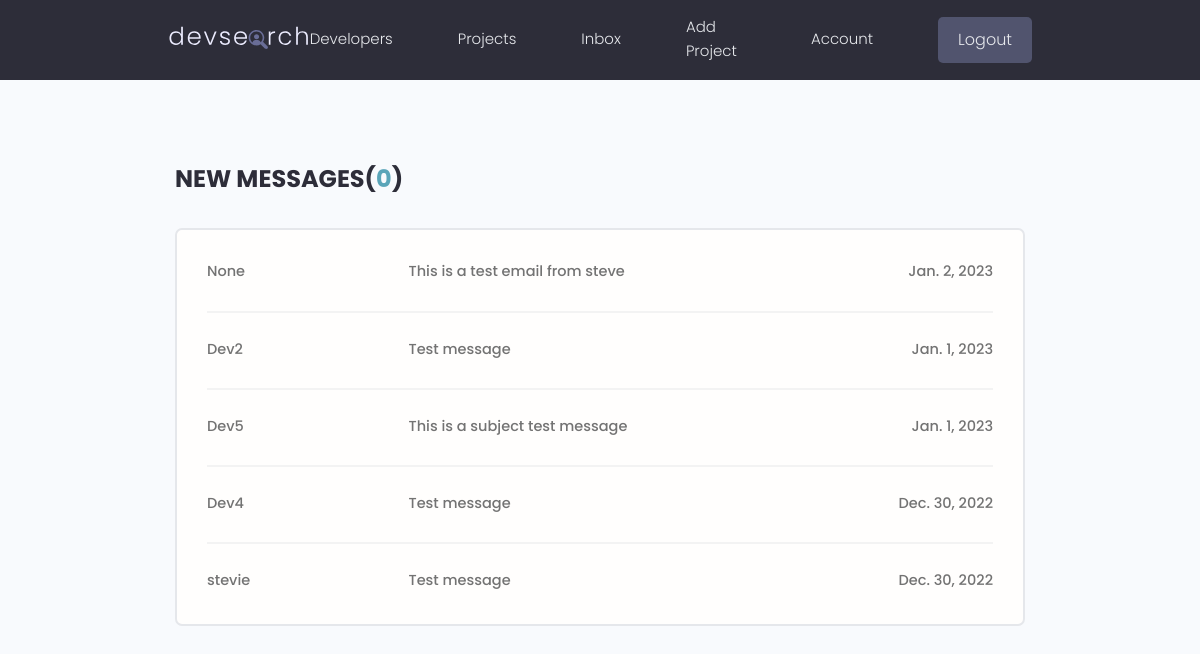
Page /inbox/ (signed in) on the earlier database version.
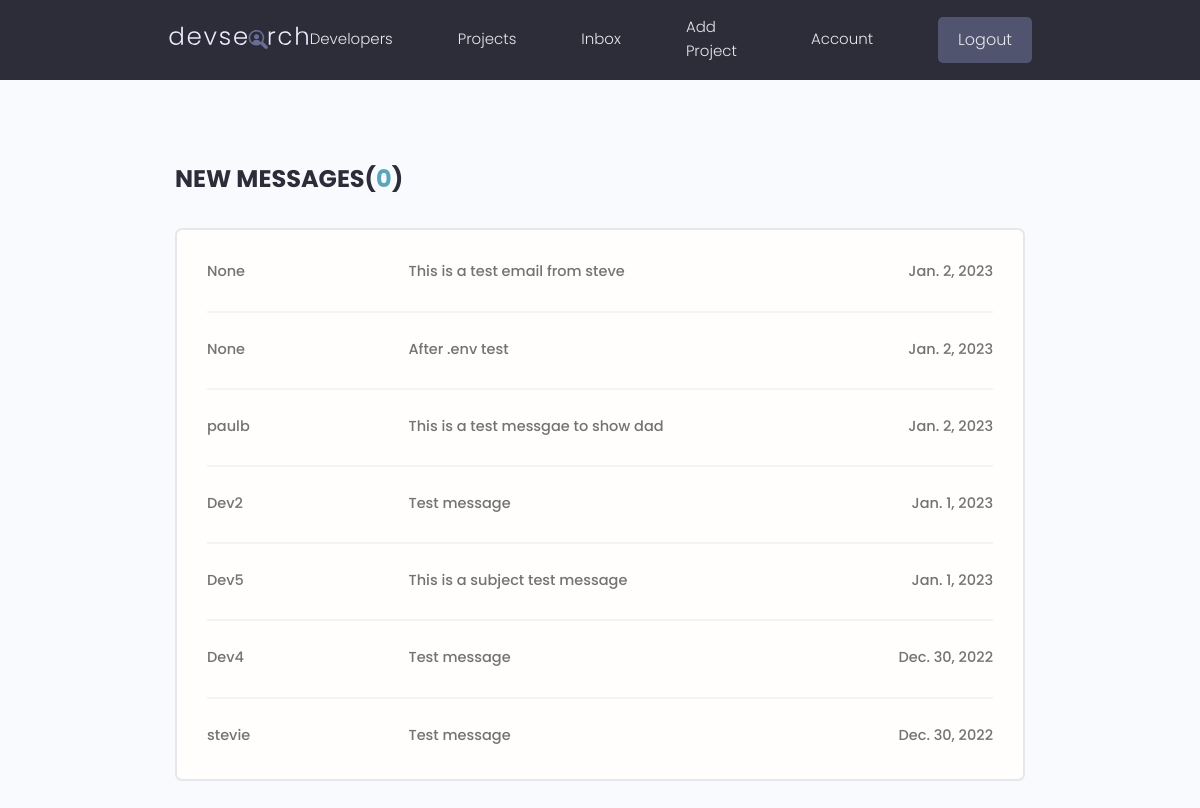
Same page on the later database version.
### users/models.py (models this page shows, shortened)
class Message(models.Model):
    sender = models.ForeignKey(Profile, null=True, blank=True, on_delete=models.SET_NULL)
    recipient = models.ForeignKey(Profile, null=True, blank=True, on_delete=models.SET_NULL, related_name="messages")
    name = models.CharField(max_length=200, null=True, blank=True)
    email = models.EmailField(max_length=200, null=True, blank=True)
    subject = models.CharField(max_length=200, null=True, blank=True)
    body = models.TextField()
    created = models.DateField(auto_now_add=True)
    is_read = models.BooleanField(default=False)
    id  = models.UUIDField(default=uuid.uuid4, unique=True, primary_key=True, editable=False)
    class Meta:
        ordering = ['is_read', '-created']

class Profile(models.Model):
    user = models.OneToOneField(User, on_delete=models.CASCADE, null=True, blank=True )
    first_name = models.CharField(max_length=100)
    last_name = models.CharField(max_length=100)
    username = models.CharField(max_length=80, null=True, blank=True)
    email = models.EmailField(max_length=80, null=True, blank=True)
    city = models.CharField(max_length=100)
    country = models.CharField(max_length=100)
    short_intro = models.CharField(max_length=200, blank=True, null=True)
    bio = models.TextField(blank=True, null=True)
    profile_image = models.ImageField(null=True, blank=True, upload_to='profile-pics/', default="profile-pics/user-default.png")
    social_github = models.CharField(max_length=200, blank=True, null=True)
    social_twitter = models.CharField(max_length=200, blank=True, null=True)
    social_linkedin = models.CharField(max_length=200, blank=True, null=True)
    social_youtube = models.CharField(max_length=200, blank=True, null=True)
    social_website = models.CharField(max_length=200, blank=True, null=True)
    created_date = models.DateTimeField(auto_now_add=True)
    id = models.UUIDField(default=uuid.uuid4, unique=True, primary_key=True, editable=False)
    def __str__(self):
        return str(self.username)

### users/views.py (the view)
# urls.py: path('inbox/', views.inbox, name='inbox'),
@login_required(login_url='login')
def inbox(request):
    profile = request.user.profile
    messageRequest = profile.messages.all()
    unreadCount = messageRequest.filter(is_read=False).count()
    context = {'messageRequest': messageRequest,'unreadCount' : unreadCount}
    return render(request, 'users/inbox.html', context)

### users/templates/users/inbox.html
{% extends 'main.html' %}
{% block content %}
  <main class="inbox my-xl">
    <div class="content-box">
      <h3 class="inbox__title">New Messages(<span>{{unreadCount}}</span>)</h3>
      <ul class="messages">
        {% for message in messageRequest %}
        {% if message.is_read %}
        <li class="message message--read">
        {% else %}
        <li class="message message--unread">
        {% endif %}
          <a href="{% url 'message' message.id %}">
            <span class="message__author">{{message.sender}}</span>
            <span class="message__subject">{{message.subject}}</span>
            <span class="message__date">{{message.created}}</span>
          </a>
        </li>
        {% endfor %}
      </ul>
    </div>
  </main>
{% endblock %}

Differences in the rows shown:
added Message: sender "None", subject "After .env test", created "Jan. 2, 2023"
added Message: sender "paulb", subject "This is a test messgae to show dad", created "Jan. 2, 2023"
